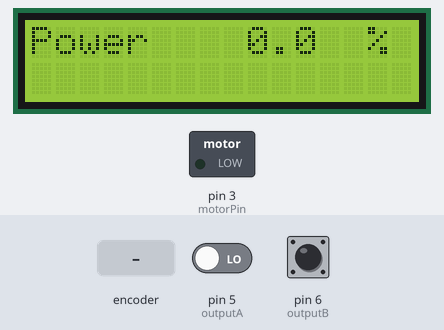
Simulated run of this sketch. Board: Arduino Uno, built with avr-gcc and run on an emulated ATmega328P. On the bench: 16×2 character LCD, switched loads named in the sketch (green lamp = pin HIGH). Inputs (shaded band) come from the test bench; at power-on: pin 5 (outputA) LOW, pin 6 (outputB) HIGH. What the sketch prints to the serial monitor is not drawn.

Above: at 1.2 s.
1.3 s: rotary encoder on pin 5 (outputA) / pin 6 (outputB) turned 3 steps (first pin leading)
At 3.0 s:
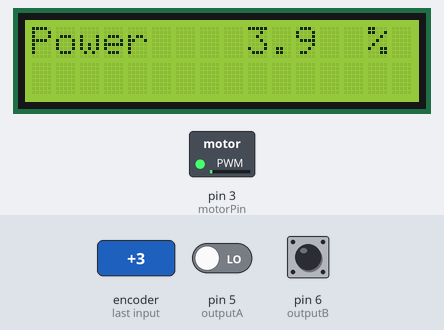
3.4 s: rotary encoder on pin 5 (outputA) / pin 6 (outputB) turned 3 steps (first pin leading)
At 3.77 s:
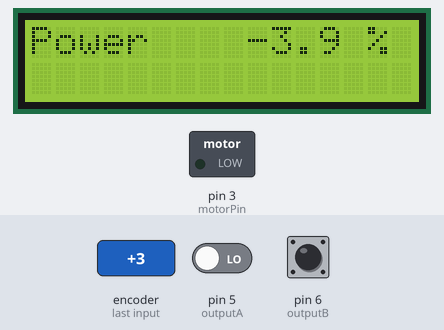
5.5 s: rotary encoder on pin 5 (outputA) / pin 6 (outputB) turned 3 steps (first pin leading)
At 6.8 s:
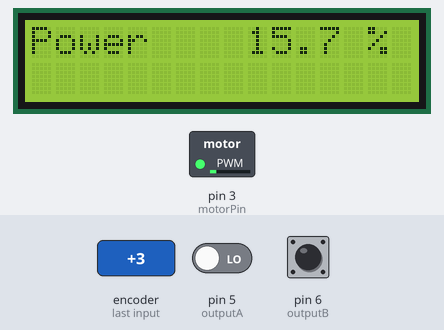
Timing chart, 0 to 8.5 s (numbered marks = the images above; inputs shaded):
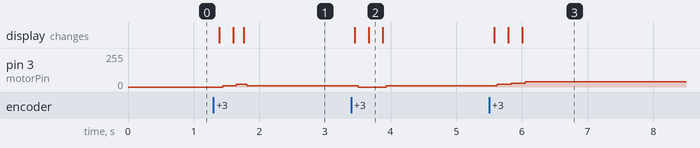

Measured:
- after the input at 1.3 s, pin 3 (motorPin): 0/255 → 10/255 after 0.14 s, → 20/255 0.21 s later, → 10/255 0.16 s later; the display: changes after 0.09 s (image 1)
- after the input at 3.4 s, pin 3 (motorPin): 10/255 → 0/255 after 0.11 s, → 10/255 0.42 s later; the display: first changes after 0.06 s (image 2 shows a later state)
- after the input at 5.5 s, pin 3 (motorPin): 10/255 → 20/255 after 0.13 s, → 30/255 0.21 s later, → 40/255 0.21 s later; the display: first changes after 0.08 s (image 3 shows a later state)

The sketch:

lesson8b.ino
```cpp
#include <LiquidCrystal.h>

//                BS E  D4 D5  D6  D7
LiquidCrystal lcd(7, 8, 9, 10, 11, 12);

int motorPin = 3;
int speed = 0;
float speedPercentage = 0;
int currentState = 0;
int lastState = 0;
int counter = 0;
int outputA = 5;        // pin numbers for rotary encoder outputs A and B
int outputB = 6;


void setup() {
    pinMode(motorPin, OUTPUT);
    Serial.begin(9600);
    lastState = digitalRead(outputA);
    lcd.begin(16,2);
}

void loop() {
    speedPercentage = (speed / 255.0) * 100.0;
    // Display speed (%)
    lcd.setCursor(0,0);
    lcd.print("Power         %");
    lcd.setCursor(9,0);
    lcd.print(speedPercentage, 1);
    delay(50);


    if (speed >= 0 && speed <= 255){
        analogWrite(motorPin, speed);
    }

    Serial.println(speed);    // print the counter value to serial console
    currentState = digitalRead(outputA);
    if(currentState > lastState){
        // if the rotary encoders position has changed increase or decrease the counter variable
        if(digitalRead(outputB) != currentState){
            counter --;
        }
        else{
            counter ++;
        }
        speed = counter * 10;
    }

    if (counter < 0){                               // stop the counter from going negative in order for the code to run properly
        counter = 0;
    }

    if (speed >= 255) {
      speed = 255;
    }

    // set the lastState to currentState so that the code runs properly when the loop starts again

    lastState = currentState;
}
```
